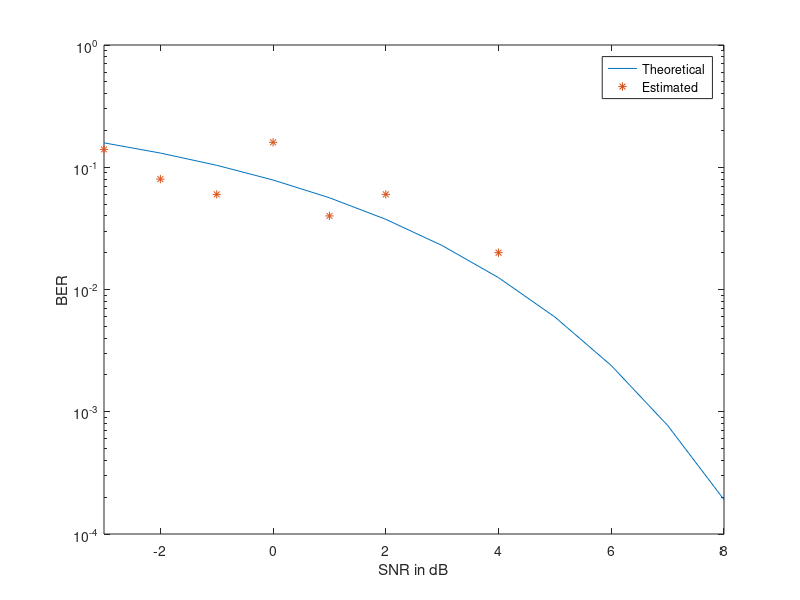

The MATLAB source for this figure:
%%%%%%%% project2 %%%%%%%%%%%%%%%%%%%%%%%%%%%%%%%%%%%%%%%%%%%%%%%
%%%%%%%% exploit monte carlo method to estimate BER %%%%%%%%%%%%%%%%%%%%%
%N=input('Enter number of symblos>');% the nunber of random experience
N=50;
snrdB_min=-3;
snrdB_max=8;
snrdB=snrdB_min:1:snrdB_max;
snr=10.^(snrdB/10);
len_snr=length(snrdB);

for j=1:len_snr
    sigma=sqrt(1/(2*snr(j)));
    Ne=0;
    
    for k=1:N
        d=round(rand(1));% 0 or 1 value
        x_d=2*d-1;% -1 or 1 value
        n_d=sigma*randn(1);% AGWN
        y_d=x_d+n_d;
        
        if y_d>0
            d_est=1;
        else
            d_est=0;
        end
        if(d_est~=d)
                Ne=Ne+1;
        end
    end
     errors(j)=Ne;
     ber_sim(j)=errors(j)/N;
end

ber_theor=qfunc(sqrt(2*snr));
semilogy(snrdB, ber_theor, snrdB, ber_sim, '*')
%plot(snrdB, ber_theor, snrdB, ber_sim, '*')
axis([snrdB_min snrdB_max 0.0001 1])
xlabel('SNR in dB')
ylabel('BER')
legend('Theoretical', 'Estimated')
